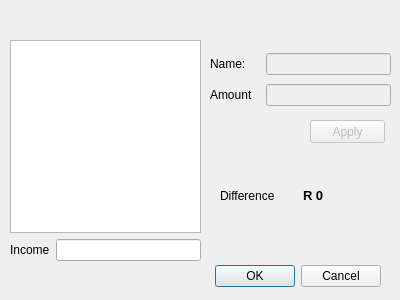
<?xml version="1.0" encoding="UTF-8"?>
<ui version="4.0">
 <class>editCategories</class>
 <widget class="QDialog" name="editCategories">
  <property name="geometry">
   <rect>
    <x>0</x>
    <y>0</y>
    <width>400</width>
    <height>300</height>
   </rect>
  </property>
  <property name="windowTitle">
   <string>Dialog</string>
  </property>
  <widget class="QDialogButtonBox" name="buttonBox">
   <property name="geometry">
    <rect>
     <x>40</x>
     <y>260</y>
     <width>341</width>
     <height>32</height>
    </rect>
   </property>
   <property name="orientation">
    <enum>Qt::Horizontal</enum>
   </property>
   <property name="standardButtons">
    <set>QDialogButtonBox::Cancel|QDialogButtonBox::Ok</set>
   </property>
  </widget>
  <widget class="QWidget" name="verticalLayoutWidget">
   <property name="geometry">
    <rect>
     <x>10</x>
     <y>40</y>
     <width>191</width>
     <height>221</height>
    </rect>
   </property>
   <layout class="QVBoxLayout" name="treeLayout">
    <item>
     <widget class="QTreeView" name="categoryTree"/>
    </item>
    <item>
     <layout class="QHBoxLayout" name="incomeLayout">
      <item>
       <widget class="QLabel" name="incomeLabel">
        <property name="text">
         <string>Income</string>
        </property>
       </widget>
      </item>
      <item>
       <widget class="QLineEdit" name="incomeEdit"/>
      </item>
     </layout>
    </item>
   </layout>
  </widget>
  <widget class="QWidget" name="verticalLayoutWidget_2">
   <property name="geometry">
    <rect>
     <x>210</x>
     <y>50</y>
     <width>181</width>
     <height>61</height>
    </rect>
   </property>
   <layout class="QVBoxLayout" name="catLayout">
    <item>
     <layout class="QHBoxLayout" name="nameLayout">
      <item>
       <widget class="QLabel" name="nameLabel">
        <property name="minimumSize">
         <size>
          <width>50</width>
          <height>0</height>
         </size>
        </property>
        <property name="text">
         <string>Name:</string>
        </property>
       </widget>
      </item>
      <item>
       <widget class="QLineEdit" name="nameEdit">
        <property name="enabled">
         <bool>false</bool>
        </property>
       </widget>
      </item>
     </layout>
    </item>
    <item>
     <layout class="QHBoxLayout" name="amountLayout">
      <item>
       <widget class="QLabel" name="amountLabel">
        <property name="minimumSize">
         <size>
          <width>50</width>
          <height>0</height>
         </size>
        </property>
        <property name="text">
         <string>Amount</string>
        </property>
       </widget>
      </item>
      <item>
       <widget class="QLineEdit" name="amountEdit">
        <property name="enabled">
         <bool>false</bool>
        </property>
       </widget>
      </item>
     </layout>
    </item>
   </layout>
  </widget>
  <widget class="QPushButton" name="applyButton">
   <property name="enabled">
    <bool>false</bool>
   </property>
   <property name="geometry">
    <rect>
     <x>310</x>
     <y>120</y>
     <width>75</width>
     <height>23</height>
    </rect>
   </property>
   <property name="text">
    <string>Apply</string>
   </property>
  </widget>
  <widget class="QWidget" name="horizontalLayoutWidget_2">
   <property name="geometry">
    <rect>
     <x>220</x>
     <y>180</y>
     <width>160</width>
     <height>31</height>
    </rect>
   </property>
   <layout class="QHBoxLayout" name="horizontalLayout">
    <item>
     <widget class="QLabel" name="deifferenceLabel">
      <property name="text">
       <string>Difference</string>
      </property>
     </widget>
    </item>
    <item>
     <widget class="QLabel" name="differenceValue">
      <property name="font">
       <font>
        <pointsize>10</pointsize>
        <weight>75</weight>
        <bold>true</bold>
       </font>
      </property>
      <property name="text">
       <string>R 0</string>
      </property>
     </widget>
    </item>
   </layout>
  </widget>
 </widget>
 <resources/>
 <connections>
  <connection>
   <sender>buttonBox</sender>
   <signal>accepted()</signal>
   <receiver>editCategories</receiver>
   <slot>accept()</slot>
   <hints>
    <hint type="sourcelabel">
     <x>248</x>
     <y>254</y>
    </hint>
    <hint type="destinationlabel">
     <x>157</x>
     <y>274</y>
    </hint>
   </hints>
  </connection>
  <connection>
   <sender>buttonBox</sender>
   <signal>rejected()</signal>
   <receiver>editCategories</receiver>
   <slot>reject()</slot>
   <hints>
    <hint type="sourcelabel">
     <x>316</x>
     <y>260</y>
    </hint>
    <hint type="destinationlabel">
     <x>286</x>
     <y>274</y>
    </hint>
   </hints>
  </connection>
  <connection>
   <sender>categoryTree</sender>
   <signal>clicked(QModelIndex)</signal>
   <receiver>editCategories</receiver>
   <slot>selectCategory(QModelIndex)</slot>
   <hints>
    <hint type="sourcelabel">
     <x>105</x>
     <y>150</y>
    </hint>
    <hint type="destinationlabel">
     <x>199</x>
     <y>149</y>
    </hint>
   </hints>
  </connection>
  <connection>
   <sender>applyButton</sender>
   <signal>clicked()</signal>
   <receiver>editCategories</receiver>
   <slot>applyEdit()</slot>
   <hints>
    <hint type="sourcelabel">
     <x>347</x>
     <y>131</y>
    </hint>
    <hint type="destinationlabel">
     <x>199</x>
     <y>149</y>
    </hint>
   </hints>
  </connection>
 </connections>
</ui>
